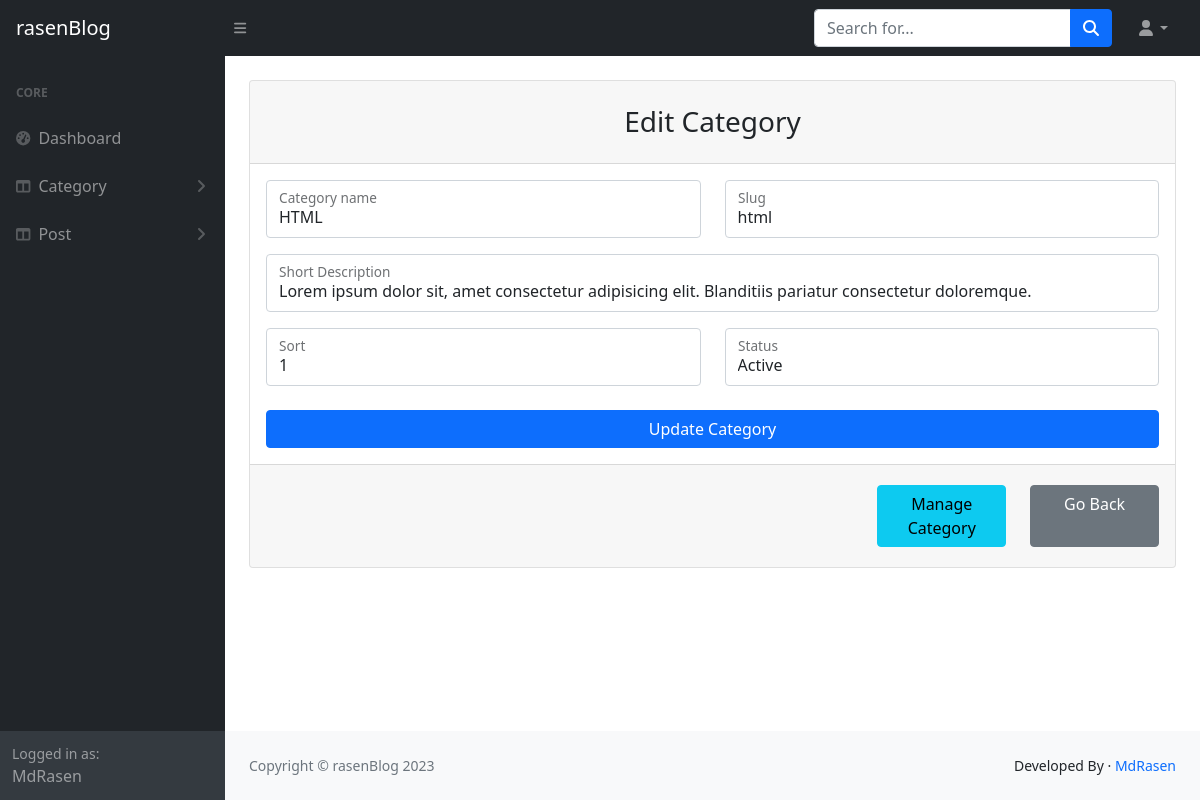
The page /rasenBlog_php-project/admin/edit_category.php?status=edit&&id=14 (signed in) on the database its author committed.
### tables this page shows
CREATE TABLE `categories` (
  `id` int NOT NULL,
  `cate_name` varchar(100) NOT NULL,
  `cate_slug` varchar(100) NOT NULL,
  `cate_desc` text NOT NULL,
  `cate_sort` int NOT NULL,
  `cate_status` varchar(100) NOT NULL
);

### rasenBlog_php-project/admin/edit_category.php (called while the page is built, shortened)
<?Php
include("template.php");

### rasenBlog_php-project/admin/class/function.php (called while the page is built, shortened)
<?php
class adminBlog
{
    private $conn;
    public function __construct()
    {
        $dbhost = "localhost";
        $dbuser = "root";
        $dbpass = "";
        $dbname = "rasen_blog";
        $this->conn = mysqli_connect($dbhost, $dbuser, $dbpass, $dbname);
    }
    public function cate_edit($cate_id)
    {
        $query = "SELECT * FROM categories WHERE id=$cate_id";
        if (mysqli_query($this->conn, $query)) {
            $result = mysqli_query($this->conn, $query);
            if (mysqli_num_rows($result)) {
                $cate_info = mysqli_fetch_assoc($result);
                return $cate_info;
            } else {
                header("location:manage-category.php?msg=error");
            }
        }
    }
}

### rasenBlog_php-project/admin/views/edit_category_view.php (the view, shortened to what this page needs)
<?php
if (isset($_GET['status'])) {
    if ($_GET['status'] == "edit") {
        $result = $obj->cate_edit($_GET['id']);
    }
}
?>
<div class="row justify-content-center">
    <div class="col-lg-12">
        <div class="card mt-4">
            <div class="card-header">
                <h3 class="text-center font-weight-light my-3">Edit Category</h3>
            </div>
            <div class="card-body">
                <form action="#" method="POST">
                    <div class="row mb-3">
                        <div class="col-md-6">
                            <div class="form-floating mb-3 mb-md-0">
                                <input name="cate_name" class="form-control" id="inputCateName" type="text" value="<?= $result['cate_name'] ?>" placeholder="Enter Category name" required />
                                <label for="inputCateName">Category name</label>
                            </div>
                        </div>
                        <div class="col-md-6">
                            <div class="form-floating">
                                <input name="cate_slug" class="form-control" id="inputCateSlug" type="text" value="<?= $result['cate_slug'] ?>" placeholder="Enter category Slug" />
                                <label for="inputCateSlug">Slug</label>
                            </div>
                        </div>
                    </div>
                    <div class="form-floating mb-3">
                        <input name="cate_desc" class="form-control" id="inputCateDesc" type="text" value="<?= $result['cate_desc'] ?>" placeholder="Enter short description" />
                        <label for="inputCateDesc">Short Description</label>
                    </div>
                    <div class="row mb-3">
                        <div class="col-md-6">
                            <div class="form-floating mb-3 mb-md-0">
                                <input name="cate_sort" class="form-control" id="inputCateSort" type="number" value="<?= $result['cate_sort'] ?>" placeholder="Enter sort number" required />
                                <label for="inputCateSort">Sort</label>
                            </div>
                        </div>
                        <div class="col-md-6">
                            <div class="form-floating mb-3 mb-md-0">
                                <select name="cate_status" class="form-control">
                                    <option value="Active" <?php if ($result['cate_status'] == "Active") {
                                                                echo "selected";
                                                            } ?>>Active
                                    </option>
                                </select>
                                <label for="inputCateStatus">Status</label>
                            </div>
                        </div>
                    </div>
                    <div class="mt-4 mb-0">
                        <div class="d-grid">
                            <button name="cate_edit_submit" class="btn btn-primary btn-block" type="submit">Update Category</button>
                        </div>
                    </div>
                </form>
            </div>
            <div class="card-footer text-center py-3">
                <div class="row">
                    <div class="col-sm-8">
                    </div>
                    <div class="col-sm-2 d-grid py-1">
                        <a href="manage_category.php" class="btn btn-info">Manage Category</a>
                    </div>
                    <div class="col-sm-2 d-grid py-1">
                        <a href="dashboard.php" class="btn btn-secondary">Go Back</a>
                    </div>
                </div>
            </div>
        </div>
    </div>
</div>

### rows shown on the page
categories: cate_name "HTML", cate_slug "html", cate_desc "Lorem ipsum dolor sit, amet consectetur adipisicing elit. Blanditiis pariatur consectetur doloremque.", cate_sort "1", cate_status "Active"

### other values the page prints
$_SESSION['adminName'] "MdRasen"
